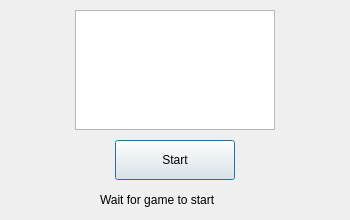
<?xml version="1.0" encoding="UTF-8"?>
<ui version="4.0">
 <class>Lobby</class>
 <widget class="QDialog" name="Lobby">
  <property name="geometry">
   <rect>
    <x>0</x>
    <y>0</y>
    <width>350</width>
    <height>220</height>
   </rect>
  </property>
  <property name="minimumSize">
   <size>
    <width>350</width>
    <height>220</height>
   </size>
  </property>
  <property name="maximumSize">
   <size>
    <width>350</width>
    <height>220</height>
   </size>
  </property>
  <property name="windowTitle">
   <string>Dialog</string>
  </property>
  <widget class="QPushButton" name="btStartGame">
   <property name="geometry">
    <rect>
     <x>115</x>
     <y>140</y>
     <width>120</width>
     <height>40</height>
    </rect>
   </property>
   <property name="palette">
    <palette>
     <active>
      <colorrole role="WindowText">
       <brush brushstyle="SolidPattern">
        <color alpha="255">
         <red>0</red>
         <green>0</green>
         <blue>0</blue>
        </color>
       </brush>
      </colorrole>
      <colorrole role="Button">
       <brush brushstyle="SolidPattern">
        <color alpha="255">
         <red>0</red>
         <green>128</green>
         <blue>0</blue>
        </color>
       </brush>
      </colorrole>
      <colorrole role="Light">
       <brush brushstyle="SolidPattern">
        <color alpha="255">
         <red>255</red>
         <green>255</green>
         <blue>255</blue>
        </color>
       </brush>
      </colorrole>
      <colorrole role="Midlight">
       <brush brushstyle="SolidPattern">
        <color alpha="255">
         <red>202</red>
         <green>202</green>
         <blue>202</blue>
        </color>
       </brush>
      </colorrole>
      <colorrole role="Dark">
       <brush brushstyle="SolidPattern">
        <color alpha="255">
         <red>159</red>
         <green>159</green>
         <blue>159</blue>
        </color>
       </brush>
      </colorrole>
      <colorrole role="Mid">
       <brush brushstyle="SolidPattern">
        <color alpha="255">
         <red>184</red>
         <green>184</green>
         <blue>184</blue>
        </color>
       </brush>
      </colorrole>
      <colorrole role="Text">
       <brush brushstyle="SolidPattern">
        <color alpha="255">
         <red>0</red>
         <green>0</green>
         <blue>0</blue>
        </color>
       </brush>
      </colorrole>
      <colorrole role="BrightText">
       <brush brushstyle="SolidPattern">
        <color alpha="255">
         <red>255</red>
         <green>255</green>
         <blue>255</blue>
        </color>
       </brush>
      </colorrole>
      <colorrole role="ButtonText">
       <brush brushstyle="SolidPattern">
        <color alpha="255">
         <red>0</red>
         <green>0</green>
         <blue>0</blue>
        </color>
       </brush>
      </colorrole>
      <colorrole role="Base">
       <brush brushstyle="SolidPattern">
        <color alpha="255">
         <red>255</red>
         <green>255</green>
         <blue>255</blue>
        </color>
       </brush>
      </colorrole>
      <colorrole role="Window">
       <brush brushstyle="SolidPattern">
        <color alpha="255">
         <red>239</red>
         <green>239</green>
         <blue>239</blue>
        </color>
       </brush>
      </colorrole>
      <colorrole role="Shadow">
       <brush brushstyle="SolidPattern">
        <color alpha="255">
         <red>118</red>
         <green>118</green>
         <blue>118</blue>
        </color>
       </brush>
      </colorrole>
      <colorrole role="Highlight">
       <brush brushstyle="SolidPattern">
        <color alpha="255">
         <red>48</red>
         <green>140</green>
         <blue>198</blue>
        </color>
       </brush>
      </colorrole>
      <colorrole role="HighlightedText">
       <brush brushstyle="SolidPattern">
        <color alpha="255">
         <red>255</red>
         <green>255</green>
         <blue>255</blue>
        </color>
       </brush>
      </colorrole>
      <colorrole role="Link">
       <brush brushstyle="SolidPattern">
        <color alpha="255">
         <red>0</red>
         <green>0</green>
         <blue>255</blue>
        </color>
       </brush>
      </colorrole>
      <colorrole role="LinkVisited">
       <brush brushstyle="SolidPattern">
        <color alpha="255">
         <red>255</red>
         <green>0</green>
         <blue>255</blue>
        </color>
       </brush>
      </colorrole>
      <colorrole role="AlternateBase">
       <brush brushstyle="SolidPattern">
        <color alpha="255">
         <red>247</red>
         <green>247</green>
         <blue>247</blue>
        </color>
       </brush>
      </colorrole>
      <colorrole role="NoRole">
       <brush brushstyle="SolidPattern">
        <color alpha="255">
         <red>0</red>
         <green>0</green>
         <blue>0</blue>
        </color>
       </brush>
      </colorrole>
      <colorrole role="ToolTipBase">
       <brush brushstyle="SolidPattern">
        <color alpha="255">
         <red>255</red>
         <green>255</green>
         <blue>220</blue>
        </color>
       </brush>
      </colorrole>
      <colorrole role="ToolTipText">
       <brush brushstyle="SolidPattern">
        <color alpha="255">
         <red>0</red>
         <green>0</green>
         <blue>0</blue>
        </color>
       </brush>
      </colorrole>
      <colorrole role="PlaceholderText">
       <brush brushstyle="SolidPattern">
        <color alpha="128">
         <red>0</red>
         <green>0</green>
         <blue>0</blue>
        </color>
       </brush>
      </colorrole>
     </active>
     <inactive>
      <colorrole role="WindowText">
       <brush brushstyle="SolidPattern">
        <color alpha="255">
         <red>0</red>
         <green>0</green>
         <blue>0</blue>
        </color>
       </brush>
      </colorrole>
      <colorrole role="Button">
       <brush brushstyle="SolidPattern">
        <color alpha="255">
         <red>239</red>
         <green>239</green>
         <blue>239</blue>
        </color>
       </brush>
      </colorrole>
      <colorrole role="Light">
       <brush brushstyle="SolidPattern">
        <color alpha="255">
         <red>255</red>
         <green>255</green>
         <blue>255</blue>
        </color>
       </brush>
      </colorrole>
      <colorrole role="Midlight">
       <brush brushstyle="SolidPattern">
        <color alpha="255">
         <red>202</red>
         <green>202</green>
         <blue>202</blue>
        </color>
       </brush>
      </colorrole>
      <colorrole role="Dark">
       <brush brushstyle="SolidPattern">
        <color alpha="255">
         <red>159</red>
         <green>159</green>
         <blue>159</blue>
        </color>
       </brush>
      </colorrole>
      <colorrole role="Mid">
       <brush brushstyle="SolidPattern">
        <color alpha="255">
         <red>184</red>
         <green>184</green>
         <blue>184</blue>
        </color>
       </brush>
      </colorrole>
      <colorrole role="Text">
       <brush brushstyle="SolidPattern">
        <color alpha="255">
         <red>0</red>
         <green>0</green>
         <blue>0</blue>
        </color>
       </brush>
      </colorrole>
      <colorrole role="BrightText">
       <brush brushstyle="SolidPattern">
        <color alpha="255">
         <red>255</red>
         <green>255</green>
         <blue>255</blue>
        </color>
       </brush>
      </colorrole>
      <colorrole role="ButtonText">
       <brush brushstyle="SolidPattern">
        <color alpha="255">
         <red>0</red>
         <green>0</green>
         <blue>0</blue>
        </color>
       </brush>
      </colorrole>
      <colorrole role="Base">
       <brush brushstyle="SolidPattern">
        <color alpha="255">
         <red>255</red>
         <green>255</green>
         <blue>255</blue>
        </color>
       </brush>
      </colorrole>
      <colorrole role="Window">
       <brush brushstyle="SolidPattern">
        <color alpha="255">
         <red>239</red>
         <green>239</green>
         <blue>239</blue>
        </color>
       </brush>
      </colorrole>
      <colorrole role="Shadow">
       <brush brushstyle="SolidPattern">
        <color alpha="255">
         <red>118</red>
         <green>118</green>
         <blue>118</blue>
        </color>
       </brush>
      </colorrole>
      <colorrole role="Highlight">
       <brush brushstyle="SolidPattern">
        <color alpha="255">
         <red>48</red>
         <green>140</green>
         <blue>198</blue>
        </color>
       </brush>
      </colorrole>
      <colorrole role="HighlightedText">
       <brush brushstyle="SolidPattern">
        <color alpha="255">
         <red>255</red>
         <green>255</green>
         <blue>255</blue>
        </color>
       </brush>
      </colorrole>
      <colorrole role="Link">
       <brush brushstyle="SolidPattern">
        <color alpha="255">
         <red>0</red>
         <green>0</green>
         <blue>255</blue>
        </color>
       </brush>
      </colorrole>
      <colorrole role="LinkVisited">
       <brush brushstyle="SolidPattern">
        <color alpha="255">
         <red>255</red>
         <green>0</green>
         <blue>255</blue>
        </color>
       </brush>
      </colorrole>
      <colorrole role="AlternateBase">
       <brush brushstyle="SolidPattern">
        <color alpha="255">
         <red>247</red>
         <green>247</green>
         <blue>247</blue>
        </color>
       </brush>
      </colorrole>
      <colorrole role="NoRole">
       <brush brushstyle="NoBrush">
        <color alpha="255">
         <red>0</red>
         <green>0</green>
         <blue>0</blue>
        </color>
       </brush>
      </colorrole>
      <colorrole role="ToolTipBase">
       <brush brushstyle="SolidPattern">
        <color alpha="255">
         <red>255</red>
         <green>255</green>
         <blue>220</blue>
        </color>
       </brush>
      </colorrole>
      <colorrole role="ToolTipText">
       <brush brushstyle="SolidPattern">
        <color alpha="255">
         <red>0</red>
         <green>0</green>
         <blue>0</blue>
        </color>
       </brush>
      </colorrole>
      <colorrole role="PlaceholderText">
       <brush brushstyle="SolidPattern">
        <color alpha="128">
         <red>0</red>
         <green>0</green>
         <blue>0</blue>
        </color>
       </brush>
      </colorrole>
     </inactive>
     <disabled>
      <colorrole role="WindowText">
       <brush brushstyle="SolidPattern">
        <color alpha="255">
         <red>190</red>
         <green>190</green>
         <blue>190</blue>
        </color>
       </brush>
      </colorrole>
      <colorrole role="Button">
       <brush brushstyle="SolidPattern">
        <color alpha="255">
         <red>0</red>
         <green>128</green>
         <blue>0</blue>
        </color>
       </brush>
      </colorrole>
      <colorrole role="Light">
       <brush brushstyle="SolidPattern">
        <color alpha="255">
         <red>255</red>
         <green>255</green>
         <blue>255</blue>
        </color>
       </brush>
      </colorrole>
      <colorrole role="Midlight">
       <brush brushstyle="SolidPattern">
        <color alpha="255">
         <red>202</red>
         <green>202</green>
         <blue>202</blue>
        </color>
       </brush>
      </colorrole>
      <colorrole role="Dark">
       <brush brushstyle="SolidPattern">
        <color alpha="255">
         <red>190</red>
         <green>190</green>
         <blue>190</blue>
        </color>
       </brush>
      </colorrole>
      <colorrole role="Mid">
       <brush brushstyle="SolidPattern">
        <color alpha="255">
         <red>184</red>
         <green>184</green>
         <blue>184</blue>
        </color>
       </brush>
      </colorrole>
      <colorrole role="Text">
       <brush brushstyle="SolidPattern">
        <color alpha="255">
         <red>190</red>
         <green>190</green>
         <blue>190</blue>
        </color>
       </brush>
      </colorrole>
      <colorrole role="BrightText">
       <brush brushstyle="SolidPattern">
        <color alpha="255">
         <red>255</red>
         <green>255</green>
         <blue>255</blue>
        </color>
       </brush>
      </colorrole>
      <colorrole role="ButtonText">
       <brush brushstyle="SolidPattern">
        <color alpha="255">
         <red>190</red>
         <green>190</green>
         <blue>190</blue>
        </color>
       </brush>
      </colorrole>
      <colorrole role="Base">
       <brush brushstyle="SolidPattern">
        <color alpha="255">
         <red>239</red>
         <green>239</green>
         <blue>239</blue>
        </color>
       </brush>
      </colorrole>
      <colorrole role="Window">
       <brush brushstyle="SolidPattern">
        <color alpha="255">
         <red>239</red>
         <green>239</green>
         <blue>239</blue>
        </color>
       </brush>
      </colorrole>
      <colorrole role="Shadow">
       <brush brushstyle="SolidPattern">
        <color alpha="255">
         <red>177</red>
         <green>177</green>
         <blue>177</blue>
        </color>
       </brush>
      </colorrole>
      <colorrole role="Highlight">
       <brush brushstyle="SolidPattern">
        <color alpha="255">
         <red>145</red>
         <green>145</green>
         <blue>145</blue>
        </color>
       </brush>
      </colorrole>
      <colorrole role="HighlightedText">
       <brush brushstyle="SolidPattern">
        <color alpha="255">
         <red>255</red>
         <green>255</green>
         <blue>255</blue>
        </color>
       </brush>
      </colorrole>
      <colorrole role="Link">
       <brush brushstyle="SolidPattern">
        <color alpha="255">
         <red>0</red>
         <green>0</green>
         <blue>255</blue>
        </color>
       </brush>
      </colorrole>
      <colorrole role="LinkVisited">
       <brush brushstyle="SolidPattern">
        <color alpha="255">
         <red>255</red>
         <green>0</green>
         <blue>255</blue>
        </color>
       </brush>
      </colorrole>
      <colorrole role="AlternateBase">
       <brush brushstyle="SolidPattern">
        <color alpha="255">
         <red>247</red>
         <green>247</green>
         <blue>247</blue>
        </color>
       </brush>
      </colorrole>
      <colorrole role="NoRole">
       <brush brushstyle="NoBrush">
        <color alpha="255">
         <red>0</red>
         <green>0</green>
         <blue>0</blue>
        </color>
       </brush>
      </colorrole>
      <colorrole role="ToolTipBase">
       <brush brushstyle="SolidPattern">
        <color alpha="255">
         <red>255</red>
         <green>255</green>
         <blue>220</blue>
        </color>
       </brush>
      </colorrole>
      <colorrole role="ToolTipText">
       <brush brushstyle="SolidPattern">
        <color alpha="255">
         <red>0</red>
         <green>0</green>
         <blue>0</blue>
        </color>
       </brush>
      </colorrole>
      <colorrole role="PlaceholderText">
       <brush brushstyle="SolidPattern">
        <color alpha="128">
         <red>0</red>
         <green>0</green>
         <blue>0</blue>
        </color>
       </brush>
      </colorrole>
     </disabled>
    </palette>
   </property>
   <property name="text">
    <string>Start</string>
   </property>
  </widget>
  <widget class="QLabel" name="label">
   <property name="geometry">
    <rect>
     <x>100</x>
     <y>190</y>
     <width>150</width>
     <height>20</height>
    </rect>
   </property>
   <property name="text">
    <string>Wait for game to start</string>
   </property>
  </widget>
  <widget class="QListWidget" name="playerList">
   <property name="geometry">
    <rect>
     <x>75</x>
     <y>10</y>
     <width>200</width>
     <height>120</height>
    </rect>
   </property>
  </widget>
 </widget>
 <resources/>
 <connections/>
</ui>
